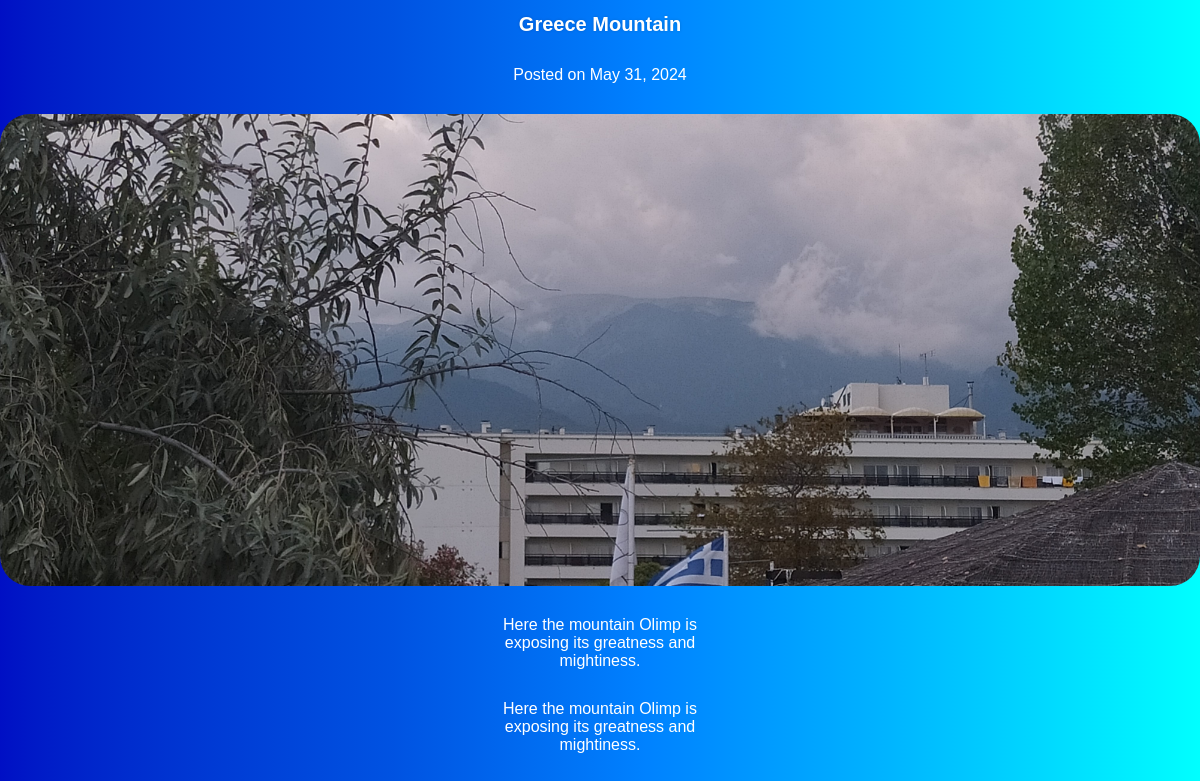
Screenshot of /post/9/ with the database file from the repository.
### myapp/models.py (models this page shows)
class Post(models.Model):
    title = models.CharField(max_length=30)
    post_date = models.DateField()
    image = models.ImageField(upload_to='static/Images/')
    paragraph = models.TextField(max_length=250)
    more_details_for_the_dedicated_page = models.TextField(max_length=2500, default=' ')

### myapp/views.py (the view)
# urls.py: path('post/<int:post_id>/', views.post_detail, name='post_detail'),
def post_detail(request, post_id):
    post = get_object_or_404(Post, pk=post_id)
    return render(request, './html/post_detail.html', {'post': post})

### myapp/templates/html/post_detail.html (shortened to what this page needs)
<!DOCTYPE html>
<html lang="en">
<head>
    <link rel="stylesheet" type="text/css" href="../../static/css/post_detail.css">
</head>
<body class="backgr">
    <h1 class="ihead">{{ post.title }}</h1>
    <p>Posted on {{ post.post_date }}</p>
    <img src="{{ post.image.url }}" alt="{{ post.title }}">
    <p>{{ post.paragraph }}</p>
    <p>{{ post.more_details_for_the_dedicated_page }}</p>
</body>
</html>

### myapp/static/css/post_detail.css (style rules this page uses)
img { display: block; margin-left: auto; margin-right: auto; border-radius: 30px; max-width: 100%; height: auto; }
p { max-width: 250px; color: rgb(255, 255, 255); font-family: Arial, sans-serif; text-align: center; margin: auto; margin-top: 30px; margin-bottom: 30px; }
.ihead { text-align: center; color: rgb(255, 255, 255); font-size: 20px; font-weight: bold; text-shadow: 0 0 3px rgba(0, 0, 0, 0.175); font-family: Verdana, sans-serif; }
.backgr { margin: 0px; background-image: linear-gradient( to right in oklab, oklch(37% 0.26 259) 0%, 61%, oklch(81% 0.5 204) 100% ); }

### rows the page displays
Post: title "Greece Mountain", post_date "May 31, 2024", image (picture), paragraph "Here the mountain Olimp is exposing its greatness and mightiness.", more_details_for_the_dedicated_page "Here the mountain Olimp is exposing its greatness and mightiness."
